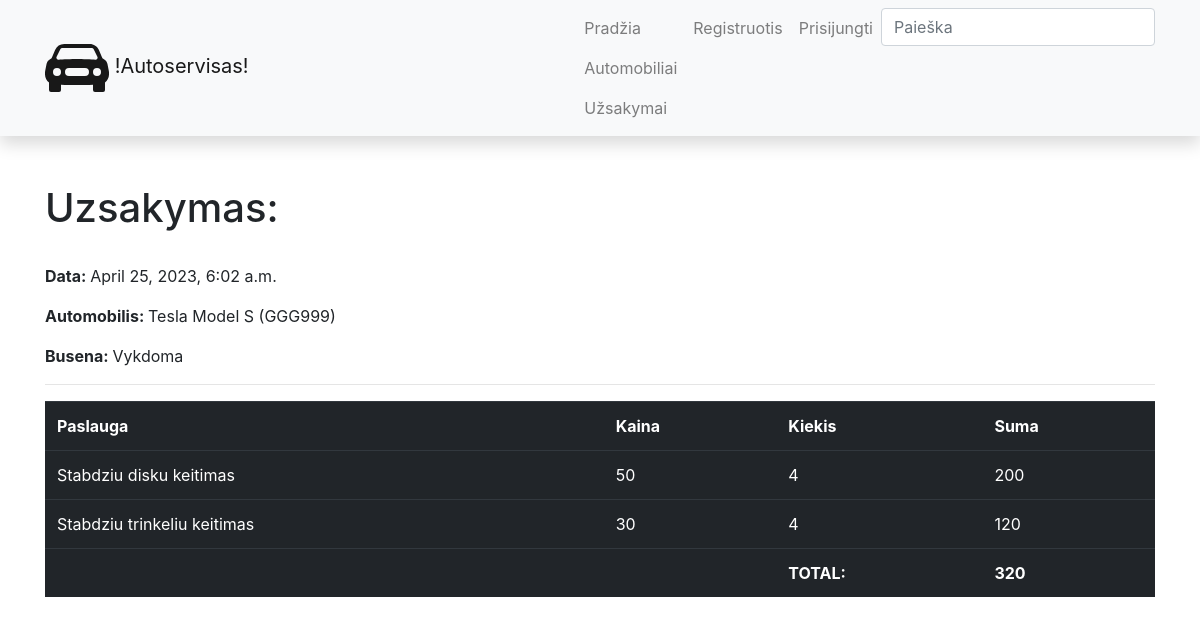
/autoservisas/orders/3, run on the app's committed database.
### autoservisas/models.py (models this page shows, shortened)
class Uzsakymas(models.Model):
    data = models.DateTimeField(verbose_name='Data ir laikas', auto_now_add=True)
    automobilis = models.ForeignKey(to='Automobilis', verbose_name='Automobilis', on_delete=models.SET_NULL, null=True)
    klientas = models.ForeignKey(to=User, on_delete=models.SET_NULL, null=True, blank=True)
    grazinimo_data = models.DateField(verbose_name='Bus atlikta', null=True, blank=True)
    def total(self):
        total_suma = 0
        for line in self.lines.all():
            total_suma += line.suma()
        return total_suma
    LOAN_STATUS = (
        ('p', 'Patvirtinta'),
        ('v', 'Vykdoma'),
        ('a', 'Atsaukta'),
        ('t', 'Tvirtinama'),
        ('i', 'Ivykdyta'),
    )
    status = models.CharField(verbose_name="Busena", max_length=1, choices=LOAN_STATUS, blank=True, default='t')
    class Meta:
        verbose_name = "Uzsakymas"
        verbose_name_plural = "Uzsakymai"

class Automobilis(models.Model):
    valstybinis_nr = models.CharField(verbose_name='Valstybinis numeris', max_length=6)
    vin = models.CharField(verbose_name='VIN kodas', max_length=17)
    kliento_vardas = models.CharField(verbose_name='Savininkas', max_length=50)
    automobilio_modelis = models.ForeignKey(to='AutomobilioModelis', verbose_name='Automobilio modelis', on_delete=models.SET_NULL, null=True)
    photo = models.ImageField(verbose_name="Nuotrauka", upload_to='vehicles', null=True, blank=True) #arba tik blank=True
    description = HTMLField(verbose_name='Aprasymas', max_length=2000, default='')
    def __str__(self):
        return f'{self.automobilio_modelis} ({self.valstybinis_nr})'
    class Meta:
        verbose_name = "Automobilis"
        verbose_name_plural = "Automobiliai"

class AutomobilioModelis(models.Model):
    marke = models.CharField(verbose_name='Gamintojas', max_length=50)
    modelis = models.CharField(verbose_name='Modelis', max_length=50)
    def __str__(self):
        return f'{self.marke} {self.modelis}'
    class Meta:
        verbose_name = "Automobilio modelis"
        verbose_name_plural = "Automobilio modeliai"

class UzsakymoEilute(models.Model):
    uzsakymas = models.ForeignKey(to='Uzsakymas', on_delete=models.CASCADE, related_name='lines')
    paslauga = models.ForeignKey(to='Paslauga', verbose_name='Paslauga', on_delete=models.SET_NULL, null=True)
    kiekis = models.IntegerField(verbose_name='Kiekis')
    def suma(self):
        return self.paslauga.kaina * self.kiekis
    class Meta:
        verbose_name = "Uzsakymo eilute"
        verbose_name_plural = "Uzsakymo eilutes"

class Paslauga(models.Model):
    pavadinimas = models.CharField(verbose_name='Pavadinimas', max_length=50)
    kaina = models.IntegerField(verbose_name='Kaina')
    def __str__(self):
        return self.pavadinimas
    class Meta:
        verbose_name = "Paslauga"
        verbose_name_plural = "Paslaugos"

### autoservisas/views.py (the view)
# urls.py: path('orders/<int:pk>', views.OrderDetailView.as_view(), name='order'),
class OrderDetailView(generic.DetailView):
    model = Uzsakymas
    template_name = 'order.html'
    context_object_name = 'order'

### autoservisas/templates/order.html (shortened to what this page needs)
{% extends 'base.html'%}
{% block content %}
<h1>Uzsakymas:</h1>
<br>
<p><strong>Data: </strong>{{ order.data }}</p>
<p><strong>Automobilis: </strong>{{ order.automobilis }}</p>
<p><strong>Busena: </strong>{{ order.get_status_display }}</p>
<hr>
<table class="table table-dark table-hover">
    <tr>
        <th>Paslauga</th>
        <th>Kaina</th>
        <th>Kiekis</th>
        <th>Suma</th>
    </tr>
{% for line in order.lines.all %}
    <tr>
        <td>{{ line.paslauga }}</td>
        <td>{{ line.paslauga.kaina }}</td>
        <td>{{ line.kiekis }}</td>
        <td>{{ line.suma }}</td>
    </tr>
{% endfor %}
    <tr>
        <td></td>
        <td></td>
        <td><strong>TOTAL:</strong></td>
        <td><strong>{{ order.total }}</strong></td>
    </tr>
</table>
{% endblock %}

### data on the page
Uzsakymas: data "April 25, 2023, 6:02 a.m.", automobilis "Tesla Model S (GGG999)", status "Vykdoma", total "320"
UzsakymoEilute: paslauga "Stabdziu disku keitimas", paslauga.kaina "50", kiekis "4", suma "200"
UzsakymoEilute: paslauga "Stabdziu trinkeliu keitimas", paslauga.kaina "30", kiekis "4", suma "120"
